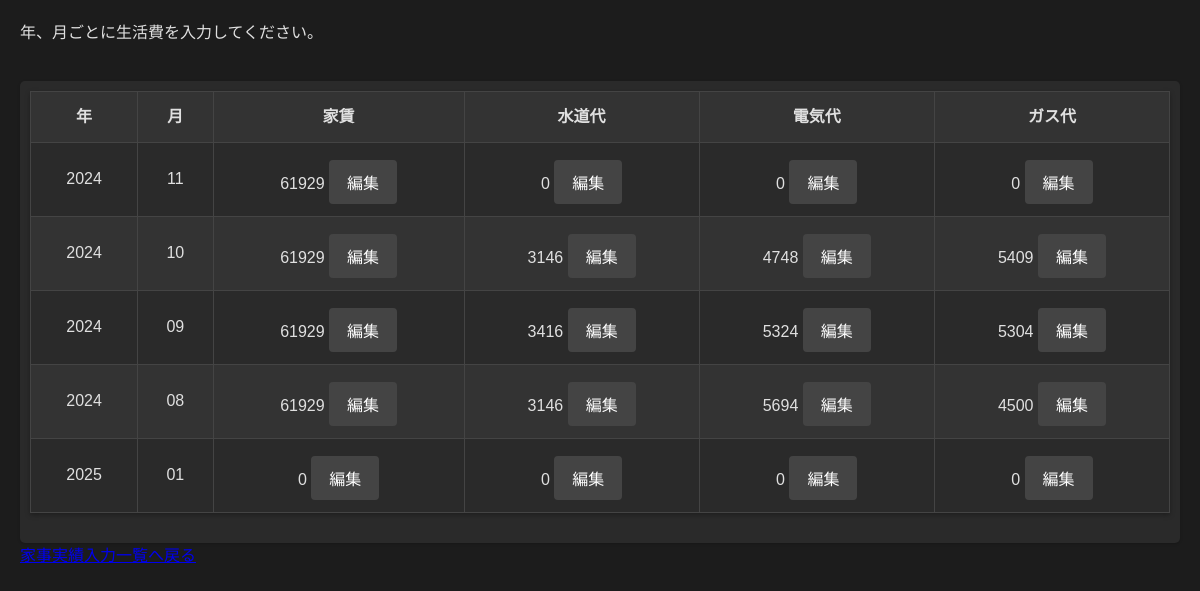
The app's page /life with its own data.
### tables this page shows
CREATE TABLE life_detail (id INTEGER PRIMARY KEY AUTOINCREMENT,year TEXT,month TEXT,rent INTEGER,water INTEGER,electricity INTEGER,gas INTEGER ,input_time TIMESTAMP DEFAULT CURRENT_TIMESTAMP, yyyymm TEXT);

### flaskr/main.py (the view)
@app.route('/life')
def life():
    conn = sqlite3.connect('database.db')
    cursor = conn.cursor()
    insert_life_detail_if_not_exists()
    cursor.execute("SELECT year, month, rent, water, electricity, gas FROM life_detail ORDER BY yyyymm desc")
    life_details = cursor.fetchall()
    conn.close()
    return render_template(
        'life.html',
        life_details=life_details  # 取得したデータをテンプレートに渡す
    )

### flaskr/main.py (called while the page is built)
def insert_life_detail_if_not_exists():
    con = sqlite3.connect('database.db')
    cursor = con.cursor()
    now = datetime.now()
    current_year = now.year
    current_month = now.month
    formatted_month = str(current_month).zfill(2)
    cursor.execute("SELECT COUNT(*) FROM life_detail WHERE year = ? AND month = ?", (current_year, formatted_month))
    count = cursor.fetchone()[0]
    if count == 0:
        cursor.execute("""
            INSERT INTO life_detail (year, month, rent, water, electricity, gas, input_time)
            VALUES (?, ?, 0, 0, 0, 0, CURRENT_TIMESTAMP)
        """, (current_year, formatted_month))
        con.commit()  # 変更をデータベースに保存
    con.close()

### flaskr/templates/life.html (shortened to what this page needs)
<!DOCTYPE html>
<html>
<head>
    <link rel="stylesheet" href="{{url_for('static',filename='style_life.css') }}">
</head>
<body>
    <p>年、月ごとに生活費を入力してください。</p>
    <br>
    <form method="POST" action="{{ url_for('update_life_details') }}">
        <table>
            <tr>
                <th>年</th>
                <th>月</th>
                <th>家賃</th>
                <th>水道代</th>
                <th>電気代</th>
                <th>ガス代</th>
            </tr>
            {% for detail in life_details %}
            <tr>
                <td>
                    {{ detail[0] }}
                </td>
                <td>
                    {{ detail[1] }}
                </td>
                <td>
                    <span id="rent-value-{{ loop.index }}">{{ detail[2] }}</span>
                    <button type="button" onclick="toggleEdit('rent', {{ loop.index }})">編集</button>
                </td>
                <td>
                    <span id="water-value-{{ loop.index }}">{{ detail[3] }}</span>
                    <button type="button" onclick="toggleEdit('water', {{ loop.index }})">編集</button>
                </td>
                <td>
                    <span id="electricity-value-{{ loop.index }}">{{ detail[4] }}</span>
                    <button type="button" onclick="toggleEdit('electricity', {{ loop.index }})">編集</button>
                </td>
                <td>
                    <span id="gas-value-{{ loop.index }}">{{ detail[5] }}</span>
                    <button type="button" onclick="toggleEdit('gas', {{ loop.index }})">編集</button>
                </td>
            </tr>
            {% endfor %}
        </table>
    </form>
    <a href="{{ url_for('index')}}">家事実績入力一覧へ戻る</a>
</body>
</html>

### flaskr/static/style_life.css (style rules this page uses)
* { margin: 0; padding: 0; box-sizing: border-box; }
body { font-family: 'Arial', sans-serif; padding: 20px; background-color: #1c1c1c; color: #e0e0e0; line-height: 1.6; }
table { width: 100%; border-collapse: collapse; margin-bottom: 20px; background-color: #333; box-shadow: 0px 2px 5px rgba(0, 0, 0, 0.3); }
th, td { padding: 12px; text-align: center; border: 1px solid #444; }
tbody tr:nth-child(even) { background-color: #2a2a2a; }
button { padding: 10px 18px; margin-top: 5px; color: #ffffff; background-color: #444; border: none; border-radius: 4px; cursor: pointer; }
form { margin-top: 10px; padding: 10px; background-color: #2a2a2a; border-radius: 5px; box-shadow: 0px 1px 3px rgba(0, 0, 0, 0.2); }
input, button, select, textarea { font-size: 16px; }

### records on screen
life_detail: year "2024", month "11", rent "61929", water "0", electricity "0", gas "0"
life_detail: year "2024", month "10", rent "61929", water "3146", electricity "4748", gas "5409"
life_detail: year "2024", month "09", rent "61929", water "3416", electricity "5324", gas "5304"
life_detail: year "2024", month "08", rent "61929", water "3146", electricity "5694", gas "4500"
life_detail: year "2025", month "01", rent "0", water "0", electricity "0", gas "0"
